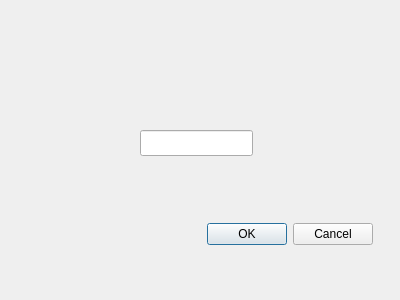
<?xml version="1.0" encoding="UTF-8"?>
<ui version="4.0">
 <class>OptionDialog</class>
 <widget class="QDialog" name="OptionDialog">
  <property name="geometry">
   <rect>
    <x>0</x>
    <y>0</y>
    <width>400</width>
    <height>300</height>
   </rect>
  </property>
  <property name="windowTitle">
   <string>Dialog</string>
  </property>
  <widget class="QLineEdit" name="lineEdit">
   <property name="geometry">
    <rect>
     <x>140</x>
     <y>130</y>
     <width>113</width>
     <height>26</height>
    </rect>
   </property>
  </widget>
  <widget class="QDialogButtonBox" name="buttonBox">
   <property name="geometry">
    <rect>
     <x>180</x>
     <y>220</y>
     <width>193</width>
     <height>29</height>
    </rect>
   </property>
   <property name="standardButtons">
    <set>QDialogButtonBox::StandardButton::Cancel|QDialogButtonBox::StandardButton::Ok</set>
   </property>
  </widget>
 </widget>
 <resources/>
 <connections/>
</ui>
